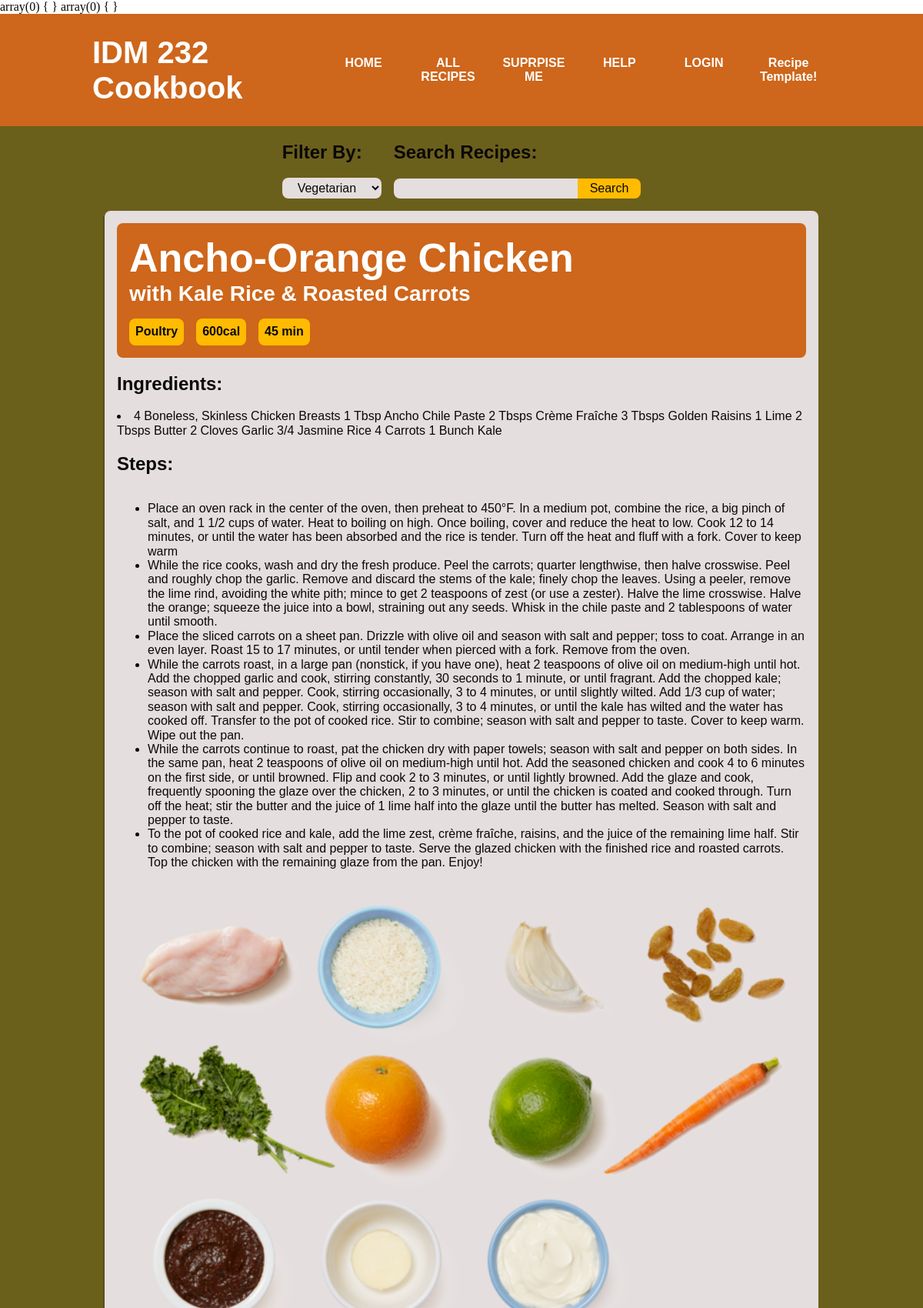
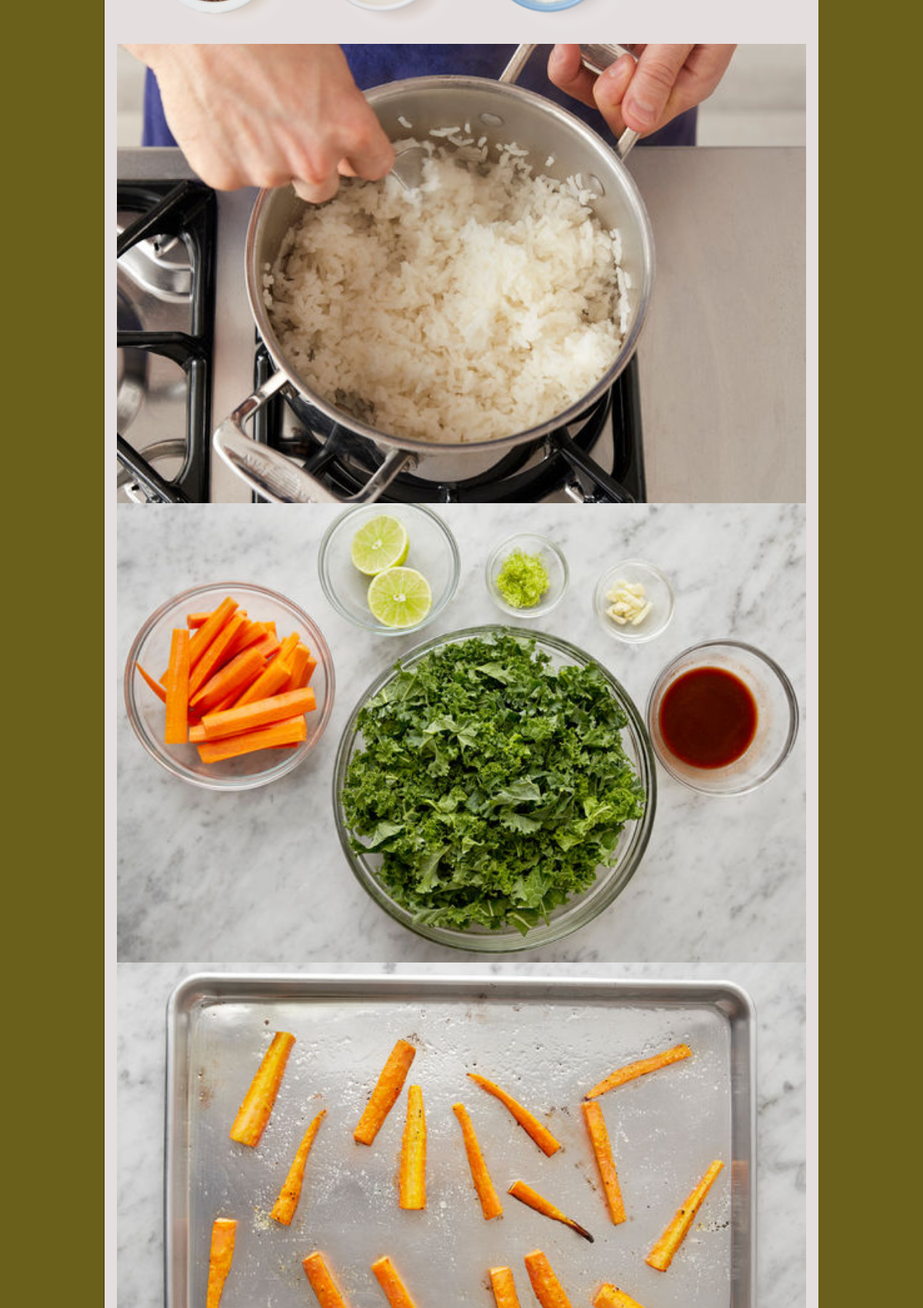
The page / (upper part) on the database its author committed (2 pictures, top to bottom).
### tables this page shows
CREATE TABLE `cookbook_recipes` (
  `id` int(11) NOT NULL,
  `title` varchar(120) NOT NULL,
  `subtitle` text NOT NULL,
  `description` text NOT NULL,
  `ingredients` text NOT NULL,
  `category_id` int(11) NOT NULL,
  `servings` int(11) NOT NULL,
  `time` int(11) NOT NULL,
  `calories` int(11) NOT NULL,
  `steps` text NOT NULL,
  `images` text NOT NULL,
  `step3` text NOT NULL,
  `step4` text NOT NULL,
  `step5` text NOT NULL,
  `step6` text NOT NULL
);

CREATE TABLE `cookbook_categories` (
  `id` int(11) NOT NULL,
  `name` varchar(120) NOT NULL
);

### inc/functions.php (called while the page is built, shortened)
<?php
var_dump($_GET);
var_dump($_POST);
function e(string $value): string {
    return htmlspecialchars($value, ENT_QUOTES, 'UTF-8');
}
  $result = mysqli_query($conn, 'SELECT cookbook_recipes.title, subtitle, cookbook_categories.name AS category, description, servings, time, calories, ingredients, steps, images, step3, step4, step5, step6
  FROM cookbook_recipes
  INNER JOIN cookbook_categories ON cookbook_recipes.category_id = cookbook_categories.id');
  $recipes = mysqli_fetch_all($result, MYSQLI_ASSOC);
?>

### index.php (the view, shortened to what this page needs)
<?php
    require 'inc/database.php';
    require 'inc/functions.php';
    function value_trim(string $key): string {
        return trim($_GET[$key] ?? '');
    }
    $food_searched = value_trim('q');
?>
<!DOCTYPE html>
<html lang="en">
<head>
    <link rel="stylesheet" href="assets/styles/normalize.css">
    <link rel="stylesheet" href="assets/styles/main.css">
</head>
<body>
    <nav>
        <div class="nav-wrapper">
            <a href="index.php"><h1>IDM 232 Cookbook</h2></li></a>
            <ul>
                <li><a href="index.php">HOME</a></li>
                <li><a href="index.php">ALL RECIPES</a></li>
                <li><a href="index.php">SUPRPISE ME</a></li>
                <li><a href="index.php">HELP</a></li>
                <li><a href="index.php">LOGIN</a></li>
                <li><a href="recipe.php">Recipe Template!</a></li>
            </ul>
        </div>
    </nav>
    <main>
        <div class="search-filter-wrapper">
            <div>
            <h2>Filter By:</h2>
            <select class="dropdown" name="Protein">
                <option value>Vegetarian</option>
            </select>
            </div>
            <div>
            <h2>Search Recipes:</h2>
            <form action="index.php" method = "GET">
                <input type= "search" id="q" name="q" value="<?= e($food_searched) ?>">
                <button type="submit">Search</button>
            </form>
            </div>
        </div>
        <div class="recipes-grid">
            <?php foreach ($recipes as $recipe):?>
                <div class="recipe-wrapper">
                    <div class="recipe-header">
                        <h3 class="title"><?= e($recipe['title']) . '<br>'; ?></h3>
                        <h4 class="subtitle"><?= e($recipe['subtitle']) . '<br>'; ?></h4>
                        <div class="recipe-wrapper-pill">
                            <p class="category"><?= e($recipe['category']); ?></p>
                            <p class="calories"><?= e($recipe['calories']);?>cal</p>
                            <p class="time"><?= e($recipe['time']); ?> min</p>
                        </div>
                    </div>
                    <h2>Ingredients:</h2>
                    <?php
                        $ingredients = explode ("\r\n", $recipe['ingredients']);?>
                        <?php foreach ($ingredients as $ingredient):?>
                        <li><?=e($ingredient)?></li>
                    <?php endforeach; ?>
                    <h2>Steps:</h2>
                    <div class="steps-wrapper">
                        <?php
                            $steps = explode ('*', $recipe['steps']);?>
                            <ul>
                                <?php foreach ($steps as $step):?>
                                <li><?=e($step) ?></li>
                                <?php endforeach ?>
                            </ul>
                        <?php
                            $images = explode ('*', $recipe['images']);?>
                            <?php foreach ($images as $image):?>
                            <img src="assets/images/<?=e($image)?>">
                        <?php endforeach; ?>
                    </div>
                </div>
            <?php endforeach; ?>
        </div>
    </main>
</body>
</html>

### assets/styles/main.css (style rules this page uses)
* { box-sizing: border-box; color: #0a0907; }
main { font-family: Arial, Helvetica, sans-serif; display: flex; flex-direction: column; align-items: center; width: 100%; background-color: rgb(107, 95, 28); }
select, input, button { border: none; padding: 0.25rem 1rem 0.25rem 1rem; border-radius: 0.5rem; background-color: rgb(228, 222, 222); }
.recipes-grid { display: flex; flex-direction: row; flex-wrap: wrap; width: 80%; gap: 1rem; padding: 1rem; }
.recipe-wrapper { width: 100%; background-color: rgb(228, 222, 222); padding: 1rem; border-radius: 0.5rem; filter: drop-shadow(-2px 2px 0px rgba(17, 42, 26, 0.25)); transition: 200ms ease-out; }

### rows shown on the page
cookbook_recipes: title "Ancho-Orange Chicken", subtitle "with Kale Rice & Roasted Carrots", category.name "Poultry", calories "600", time "45", ingredients "4 Boneless, Skinless Chicken Breasts 1 Tbsp Ancho Chile Paste 2 Tbsps Crème Fraîche 3 Tbsps Golden Raisins 1 Lime 2 Tbsps Butter 2 Cloves Garlic 3/4 Jasmine Rice 4 Carrots 1 Bunch Kale", steps "Place an oven rack in the center of the oven, then preheat to 450°F. In a medium pot, combine the rice, a big pinch of salt, and 1 1/2 cups of water. Heat to boiling on high. Once boiling, cover and reduce the heat to low. Cook 12 to 14 minutes, or until the water has been absorbed and the rice is tender. Turn off the heat and fluff with a fork. Cover to keep warm", steps "While the rice cooks, wash and dry the fresh produce. Peel the carrots; quarter lengthwise, then halve crosswise. Peel and roughly chop the garlic. Remove and discard the stems of the kale; finely chop the leaves. Using a peeler, remove the lime rind, avoiding the white pith; mince to get 2 teaspoons of zest (or use a zester). Halve the lime crosswise. Halve the orange; squeeze the juice into a bowl, straining out any seeds. Whisk in the chile paste and 2 tablespoons of water until smooth.", steps "Place the sliced carrots on a sheet pan. Drizzle with olive oil and season with salt and pepper; toss to coat. Arrange in an even layer. Roast 15 to 17 minutes, or until tender when pierced with a fork. Remove from the oven.", steps "While the carrots roast, in a large pan (nonstick, if you have one), heat 2 teaspoons of olive oil on medium-high until hot. Add the chopped garlic and cook, stirring constantly, 30 seconds to 1 minute, or until fragrant. Add the chopped kale; season with salt and pepper. Cook, stirring occasionally, 3 to 4 minutes, or until slightly wilted. Add 1/3 cup of water; season with salt and pepper. Cook, stirring occasionally, 3 to 4 minutes, or until the kale has wilted and the water has cooked off. Transfer to the pot of cooked rice. Stir to combine; season with salt and pepper to taste. Cover to keep warm. Wipe out the pan.", steps "While the carrots continue to roast, pat the chicken dry with paper towels; season with salt and pepper on both sides. In the same pan, heat 2 teaspoons of olive oil on medium-high until hot. Add the seasoned chicken and cook 4 to 6 minutes on the first side, or until browned. Flip and cook 2 to 3 minutes, or until lightly browned. Add the glaze and cook, frequently spooning the glaze over the chicken, 2 to 3 minutes, or until the chicken is coated and cooked through. Turn off the heat; stir the butter and the juice of 1 lime half into the glaze until the butter has melted. Season with salt and pepper to taste.", steps "To the pot of cooked rice and kale, add the lime zest, crème fraîche, raisins, and the juice of the remaining lime half. Stir to combine; season with salt and pepper to taste. Serve the glazed chicken with the finished rice and roasted carrots. Top the chicken with the remaining glaze from the pan. Enjoy!"
